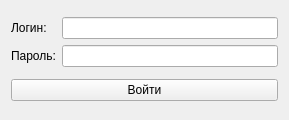
<?xml version="1.0" encoding="UTF-8"?>
<ui version="4.0">
    <class>Form</class>
    <widget class="QWidget" name="Form">
        <property name="windowModality">
            <enum>Qt::NonModal</enum>
        </property>
        <property name="geometry">
            <rect>
                <x>0</x>
                <y>0</y>
                <width>289</width>
                <height>120</height>
            </rect>
        </property>
        <property name="windowTitle">
            <string>Авторизация</string>
        </property>
        <layout class="QGridLayout" name="gridLayout_2">
            <item row="1" column="0">
                <widget class="QPushButton" name="pushButton">
                    <property name="text">
                        <string>Войти</string>
                    </property>
                </widget>
            </item>
            <item row="0" column="0">
                <layout class="QGridLayout" name="gridLayout">
                    <item row="1" column="1">
                        <widget class="QLineEdit" name="lineEdit_2"/>
                    </item>
                    <item row="0" column="0">
                        <widget class="QLabel" name="label">
                            <property name="text">
                                <string>Логин:</string>
                            </property>
                        </widget>
                    </item>
                    <item row="1" column="0">
                        <widget class="QLabel" name="label_2">
                            <property name="text">
                                <string>Пароль:</string>
                            </property>
                        </widget>
                    </item>
                    <item row="0" column="1">
                        <widget class="QLineEdit" name="lineEdit"/>
                    </item>
                </layout>
            </item>
        </layout>
    </widget>
    <resources/>
    <connections/>
</ui>
